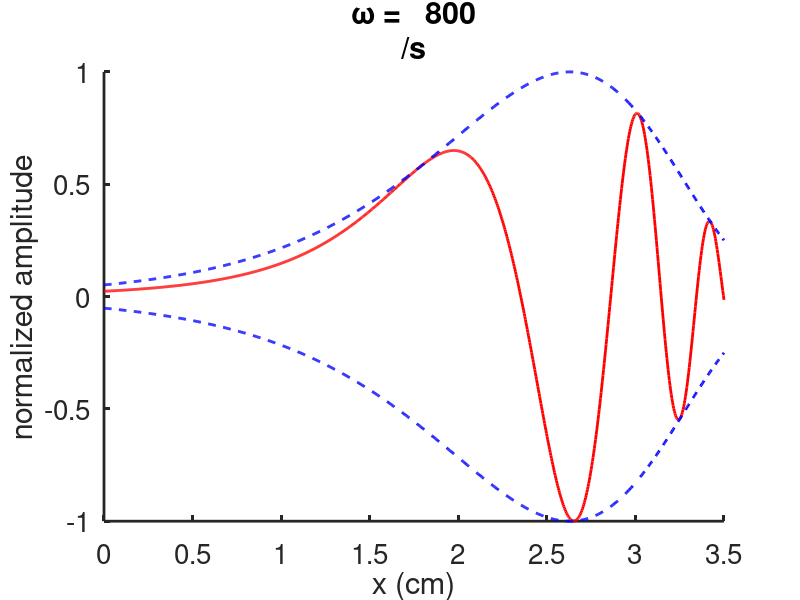
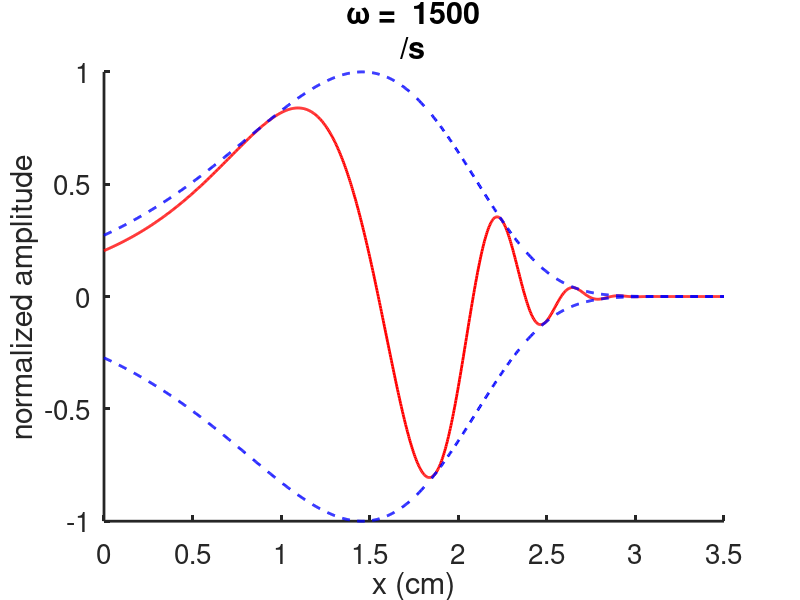

MATLAB code to generate these figures, in order:
%-------------------------------------------------------------------
%
% Simulate deep-water waves in the cochlea.
% 
% For Chapter 20, Section 20.2.4 of
% Keener and Sneyd, Mathematical Physiology, 3rd Edition, Springer.
%
% Written by James Keener and James Sneyd
%
%-------------------------------------------------------------------

clear all
close all
clc
set(0,                           ...
   'defaultaxesfontsize', 20,   ...
   'defaultaxeslinewidth', 2.0, ...
   'defaultlinelinewidth', 2.0, ...
   'defaultpatchlinewidth', 0.7);
L = 3.5;   % Units of cm
l = 3.5;
N = 1000;
x = linspace(0,L,N);
wlist = [800,1500];
igorout = [];
for wj=1:2
    w=wlist(wj);    
    sigma = l/L;    
    k0 = 1e7;
    r0 = 3000;
    F0 = 1000;
    lam = 1.5;
    rho = 1;
    k = k0*exp(-lam*x); 
    r = r0*exp(-lam*x);
    Z = (r + k/(1i*w));
    Z0 = (r0 + k0/(1i*w));
    Y = 2./Z;
    h0 = F0/Z0;
    
    intY = 2*1i*w*(exp(lam*x) - 1)/(lam*(1i*w*r0 + k0));
    h = -1i*rho*h0.*Y.*exp(-w*rho*intY);
       
    figure(wj)
        plot(x,h/max(abs(h)),'r')
        hold on
        plot(x,abs(h)/max(abs(h)),'--b','LineWidth',2)
        plot(x,-abs(h)/max(abs(h)),'--b','LineWidth',2)
        hold off
        xlim([0,L])
        box off
        formatSpecF = '%6.0f\n'; 
        title(strcat('\omega = ',sprintf(formatSpecF,w),'/s'))
        ylabel('normalized amplitude')
        xlabel('x (cm)')

    igorout = [igorout x' real(h/max(abs(h)))' abs(h/max(h))' -abs(h/max(h))'];
end

%writematrix(igorout,'deep.dat')  % for external plotting




% figure(2)
% % test with the analytic solution
% beta = 2*rho*(w^2)*(w*r0 + 1i*k0)/(lam*(k0^2 + w^2*r0^2));
% xi = w*rho/(1i*w*r0+k0);
% eta2 = 2*eta0*xi*exp(lam*x + beta*(1-exp(lam*x)));
% plot(x,eta2,'r','LineWidth',2)
% hold on
% plot(x,abs(eta2),'b','LineWidth',2)
